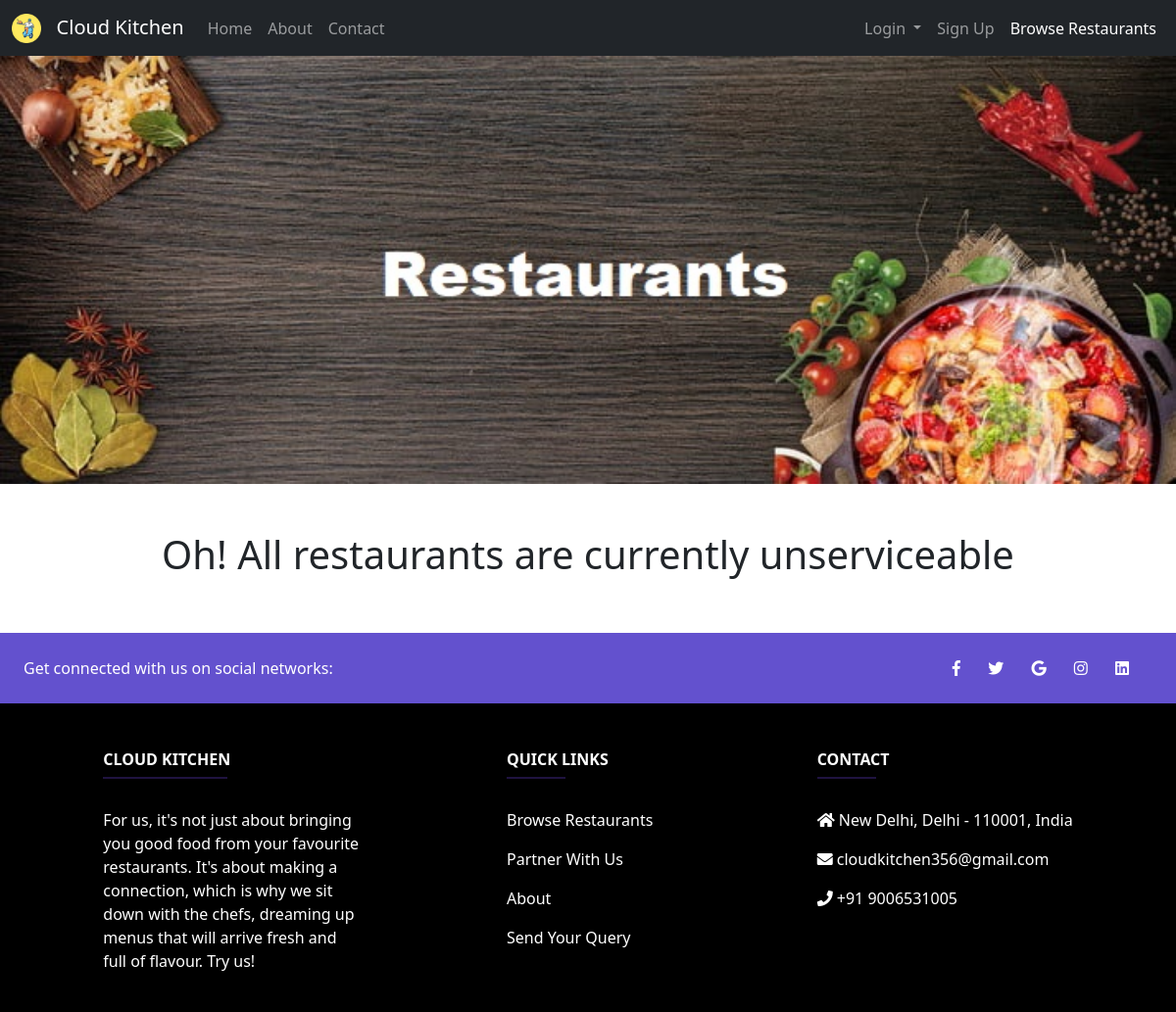
Before: /browseRestaurants/ with the older database file.
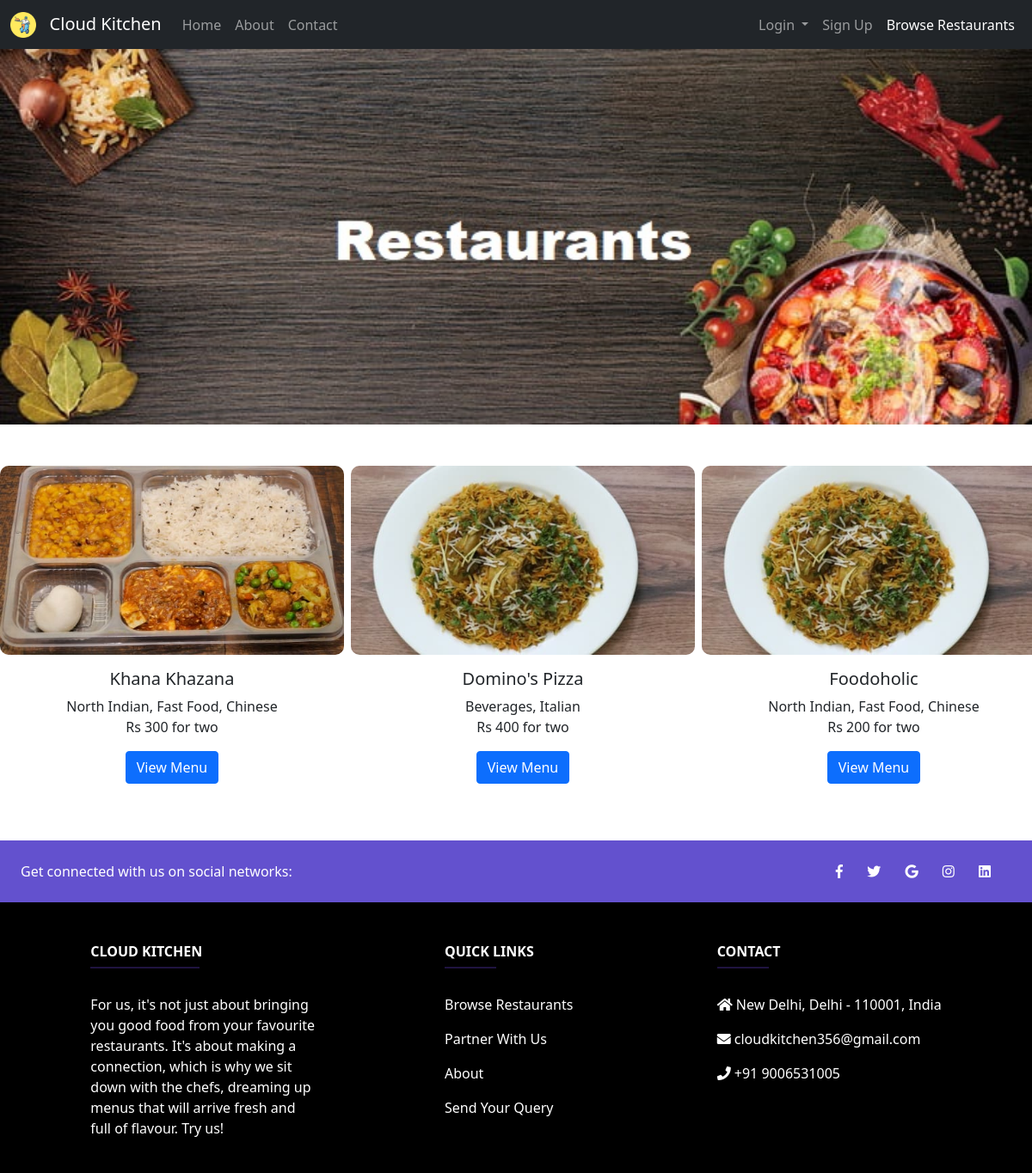
After: the same page with the newer database file.
### Home/models.py (models this page shows)
class Restaurant(models.Model):
    restaurant_id = models.CharField(max_length=6)
    restaurant_name = models.CharField(max_length=100)
    owner_name = models.CharField(max_length=100)
    address = models.CharField(max_length=100)
    city = models.CharField(max_length=20)
    zip = models.IntegerField()
    restaurant_email = models.EmailField(primary_key=True)
    restaurant_contact = models.IntegerField()
    password = models.CharField(max_length=10)
    cost_for_two = models.DecimalField(max_digits=5, decimal_places=2)
    outlets = models.IntegerField()
    cuisine = models.CharField(max_length=100)
    working_days = models.CharField(max_length=100)
    opening_time = models.IntegerField()
    closing_time = models.IntegerField()
    shop_license = models.FileField(upload_to=shop_license_directory_path)
    fssai = models.FileField(upload_to=fssai_directory_path)
    gstin_pan = models.FileField(upload_to=gstin_pan_directory_path)
    menu = models.FileField(upload_to=menu_directory_path)
    facade = models.ImageField(upload_to=facade_directory_path)
    kitchen = models.ImageField(upload_to=kitchen_directory_path)
    dining_packaging = models.ImageField(upload_to=dining_packaging_directory_path)
    locality = models.ImageField(upload_to=locality_directory_path)
    status = models.BooleanField(default=False)

### Home/views.py (the view)
# urls.py: path('browseRestaurants/', views.browseRestaurant, name="BrowseRestaurants"),
def browseRestaurant(request):
    obj2 = Restaurant.objects.filter(status=True)
    cuisines, cost_for_twos = {}, {}
    for i in obj2:
        cuisines[i.restaurant_id] = i.cuisine.strip("[]").replace("'", "")
        cost_for_twos[i.restaurant_id] = "Rs " + str(i.cost_for_two).split(".")[0] + " for two"
    return render(request, 'browse.html', {'obj': obj2, 'cuisines': cuisines, 'cost_for_twos': cost_for_twos})

### Home/templates/browse.html (shortened to what this page needs)
{% extends "base.html" %}
{% load static %}
{% block head %}
<link rel="stylesheet" type="text/css" href="{% static 'css/restaurants.css' %}">
{% endblock %}
{% block restaurant %} active {% endblock %}
{% block content %}
<img src="{% static 'img/restaurants.jpg' %}" class="banner">
<link rel="stylesheet" href="https://use.fontawesome.com/releases/v5.0.8/css/all.css">
<br> <br> <br>
<center>
{% if obj %}
<div class="row">
{% for i in obj %}
  <div class="col-sm-4">
    <div class="card" style="width: 400px;">
      <img class="card-img-top" src="../user/{{ i.facade }}" alt="Restaurant Image" width="350" height="220">
      <div class="card-body">
        <h5 class="card-title">{{ i.restaurant_name }}</h5>
        <p class="card-text">
            {% for key, value in cuisines.items %}
                {% if i.restaurant_id == key %}
                    {{ value }} <br>
                {% endif %}
            {% endfor %}
            {% for key, value in cost_for_twos.items %}
                {% if i.restaurant_id == key %}
                    {{ value }}
                {% endif %}
            {% endfor %}
        </p>
        <a href="/browseRestaurants/{{ i.restaurant_id }}" class="btn btn-primary">View Menu</a>
      </div>
    </div>
  </div>
{% endfor %}
</div>
{% else %}
    <h1>Oh! All restaurants are currently unserviceable</h1>
    <br> <br>
{% endif %}
</center>
{% endblock %}

### Home/templates/base.html (shortened to what this page needs)
<!doctype html>
<html lang="en">
  <head>
    {% load static %}
    <link href="https://cdn.jsdelivr.net/npm/bootstrap@5.0.0/dist/css/bootstrap.min.css" rel="stylesheet">
    {% block head %} {% endblock %}
  </head>
  <body>
  <nav class="navbar navbar-expand-lg navbar-dark bg-dark">
    <div class="container-fluid">
      <a class="navbar-brand" href="/">
        <img src="{% static 'img/Logo.png' %}" alt="" width="30" height="30" class="d-inline-block align-text-top">
        &nbsp; Cloud Kitchen
      </a>
      <div class="collapse navbar-collapse" id="navbarSupportedContent">
        <ul class="navbar-nav me-auto mb-2 mb-lg-0">
          <li class="nav-item">
            <a class="nav-link {% block home %} {% endblock %}" aria-current="page" href="/">Home</a>
          </li>
          <li class="nav-item">
            <a class="nav-link {% block about %} {% endblock %}" href="/about">About</a>
          </li>
          <li class="nav-item">
            <a class="nav-link {% block contact %} {% endblock %}" href="/contact">Contact</a>
          </li>
        </ul>
        <ul class="navbar-nav ms-auto mb-2 mb-lg-0">
          <li class="nav-item dropdown">
            <a class="nav-link dropdown-toggle {% block login %} {% endblock %}" id="navbarDropdown" role="button" data-bs-toggle="dropdown" aria-expanded="false"> Login </a>
          </li>
          <li class="nav-item">
            <a class="nav-link {% block register %} {% endblock %}" href="/register">Sign Up</a>
          </li>
          <li class="nav-item">
            <a class="nav-link {% block restaurant %} {% endblock %}" href="/browseRestaurants">Browse Restaurants</a>
          </li>
        </ul>
      </div>
    </div>
  </nav>
  {% block content %} {% endblock %}
  <footer class="text-center text-lg-start text-white" style="background-color: black">
    <section class="d-flex justify-content-between p-4" style="background-color: #6351ce">
      <div class="me-5">
        <span>Get connected with us on social networks:</span>
      </div>
      <div>
        <a href="https://www.facebook.com/" class="text-white me-4"><i class="fab fa-facebook-f"></i></a>
        <a href="https://www.twitter.com/" class="text-white me-4"><i class="fab fa-twitter"></i></a>
        <a href="https://mail.google.com/" class="text-white me-4"><i class="fab fa-google"></i></a>
        <a href="https://www.instagram.com/" class="text-white me-4"><i class="fab fa-instagram"></i></a>
        <a href="https://www.linkedin.com/" class="text-white me-4"><i class="fab fa-linkedin"></i></a>
      </div>
    </section>
    <section class="">
      <div class="container text-center text-md-start mt-5">
        <div class="row mt-3">
          <div class="col-md-3 col-lg-4 col-xl-3 mx-auto mb-4">
            <h6 class="text-uppercase fw-bold">Cloud Kitchen</h6>
            <hr class="mb-4 mt-0 d-inline-block mx-auto" style="width: 127px; background-color: #7c4dff; height: 2px" />
            <p>
              For us, it's not just about bringing you good food from your favourite restaurants. It's about making a
              connection, which is why we sit down with the chefs, dreaming up menus that will arrive fresh and full of
              flavour. Try us!
            </p>
          </div>
          <div class="col-md-3 col-lg-2 col-xl-2 mx-auto mb-4">
            <h6 class="text-uppercase fw-bold">Quick links</h6>
            <hr class="mb-4 mt-0 d-inline-block mx-auto" style="width: 60px; background-color: #7c4dff; height: 2px" />
            <p> <a href="/browseRestaurants" class="text-white" style="text-decoration:none">Browse Restaurants</a> </p>
            <p> <a href="/partner" class="text-white" style="text-decoration:none">Partner With Us</a> </p>
            <p> <a href="/about" class="text-white" style="text-decoration:none">About</a> </p>
            <p> <a href="/contact" class="text-white" style="text-decoration:none">Send Your Query</a> </p>
          </div>
          <div class="col-md-4 col-lg-3 col-xl-3 mx-auto mb-md-0 mb-4">
            <h6 class="text-uppercase fw-bold">Contact</h6>
            <hr class="mb-4 mt-0 d-inline-block mx-auto" style="width: 60px; background-color: #7c4dff; height: 2px" />
            <p> <i class="fas fa-home mr-3"></i> New Delhi, Delhi - 110001, India </p>
            <p> <i class="fas fa-envelope mr-3"></i> cloudkitchen356@gmail.com </p>
            <p> <i class="fas fa-phone mr-3"></i> +91 9006531005 </p>
          </div>
        </div>
      </div>
    </section>
  </footer>
  </body>
</html>

### Home/static/css/restaurants.css (style rules this page uses)
.banner { width: 1519px; max-height: 500px; max-width: 100%; }
.card { margin-bottom: 50px; border: 0px; }
.card img { border-radius: 10px; }

Changed rows visible on the page:
added Restaurant: facade (picture), restaurant_name "Khana Khazana", cuisines "North Indian, Fast Food, Chinese", cost_for_twos "Rs 300 for two"
added Restaurant: facade (picture), restaurant_name "Domino's Pizza", cuisines "Beverages, Italian", cost_for_twos "Rs 400 for two"
added Restaurant: facade (picture), restaurant_name "Foodoholic", cuisines "North Indian, Fast Food, Chinese", cost_for_twos "Rs 200 for two"
Other visible differences:
text no longer shown: "Oh! All restaurants are currently unserviceable"
